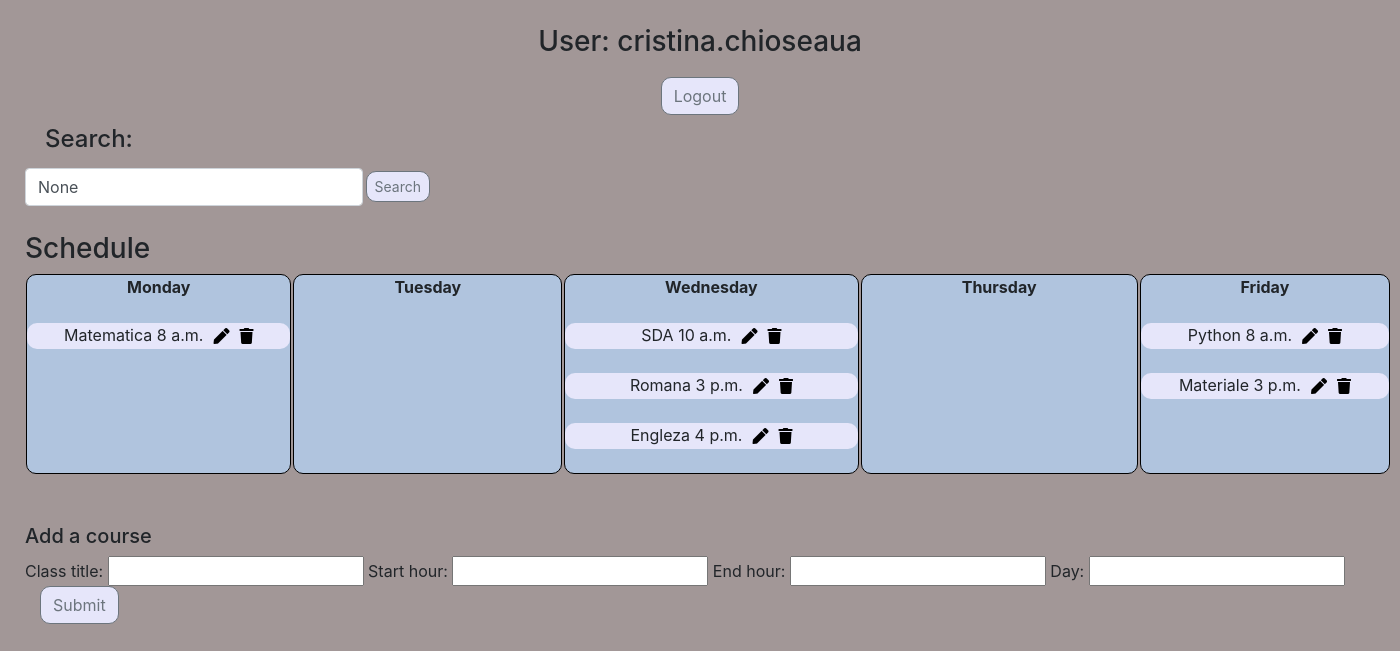
The app's page / (signed in) with its own data.
### courses/models.py (models this page shows, shortened)
class Course(models.Model):
    user = models.ForeignKey(User, on_delete=models.CASCADE, null=True, blank=True)
    title = models.CharField(max_length=200)
    start_hour = models.TimeField(null=True, blank=True)
    end_hour = models.TimeField(null=True, blank=True)
    day = models.CharField(max_length=200)
    created = models.DateTimeField(auto_now_add=True)
    class Meta:
        ordering = ['day', 'start_hour']

### courses/views.py (the view, shortened to what this page needs)
# urls.py: path('', views.index, name="courses"),
@login_required
def index(request):
    courses = Course.objects.filter(user=request.user)
    filtered_courses = None
    search_input = request.GET.get('search-text')
    form = CourseForm()
    if request.method == 'GET':
        if search_input:
            filtered_courses = courses.filter(title__contains=search_input)
    days = ['Monday', 'Tuesday', 'Wednesday', 'Thursday', 'Friday']
    context = {'courses': courses, 'form': form, 'days': days, 'filtered_courses': filtered_courses,
               'search_input': search_input}
    return render(request, 'courses/courses.html', context)

### courses/forms.py
class CourseForm(forms.ModelForm):
    class Meta:
        model = Course
        fields = '__all__'

### courses/templates/courses/courses.html (shortened to what this page needs)
{% load static %}
<link rel="stylesheet" href="{% static 'css/bootstrap.min.css' %}">
<link rel="stylesheet" href="{% static 'css/bootstrap.css' %}">
{% load fontawesome_5 %}
{% fontawesome_5_static %}
<body style="background-color: #a29797">
    <div style="margin: 25px">
        <div style="display: flex; flex-direction: column; align-items: center">
            {%  if request.user.is_authenticated %}
                <h3>User: {{ request.user }}</h3>
                <a href="{% url 'logout' %}" class="btn btn-outline-secondary" style="background-color: lavender; border-radius: 10px; margin: 10px 0">Logout</a>
            {% else %}
                <a href="{% url 'login' %}" class="btn btn-outline-secondary" style="background-color: lavender; border-radius: 10px; margin: 10px 0">Login</a>
            {%  endif %}
        </div>
        <form method="GET" style="margin-bottom: unset">
            <h4 style="margin-left: 20px">Search:</h4>
            <div style="display: flex; align-items: center">
                <input type="text" class="form-control .bg-light col-sm-3" name="search-text" value={{ search_input }}>
                <input type="submit" value="Search" class="btn btn-outline-secondary btn-sm" style="background-color: lavender; border-radius: 10px; margin: 10px 3px;">
            </div>
        </form>
        <h3>Schedule</h3>
        <div style="display: flex">
        {%  for day in days %}
            <div style="display: flex; flex-direction: column; border: 1px solid black; background-color: lightsteelblue; border-radius: 10px; margin: 0 1px;">
            <b style="margin: 0 100px">{{ day }}</b>
            <br>
                {% for course in courses %}
                    {% if course.day == day %}
                        <div style="display: flex; justify-content: center; background-color: lavender; border-radius: 10px; ">
                            <p style="margin: 0 5px">{{ course.title }} {{ course.start_hour }}</p>
                            <a href="{%  url 'update_course' course.id %}">
                                <i class="fas fa-pen" style="color:black; margin: 5px 5px;"></i>
                            </a>
                            <a href="{%  url 'delete_course' course.id %}">
                                <i class="fas fa-trash" style="color:black; margin: 5px 5px;"></i>
                            </a>
                        </div>
                        <br>
                    {% endif %}
                {% endfor %}
            </div>
        {% endfor %}
        </div>
        <h5 style="margin-top: 50px">Add a course</h5>
        <form method="POST">
            Class title:
            {{ form.title }}
            Start hour:
            {{ form.start_hour }}
            End hour:
            {{ form.end_hour }}
            Day:
            {{ form.day }}
            <input type="submit" name="Create course" class="btn btn-outline-secondary" style="border-radius: 10px; margin-left: 15px; background-color: lavender">
        </form>
    </div>
</body>

### records on screen
Course: title "Matematica", start_hour "8 a.m."
Course: title "SDA", start_hour "10 a.m."
Course: title "Romana", start_hour "3 p.m."
Course: title "Engleza", start_hour "4 p.m."
Course: title "Python", start_hour "8 a.m."
Course: title "Materiale", start_hour "3 p.m."

### other values on screen
{{ request.user }} "cristina.chioseaua"
{{ day }} "Monday" "Tuesday" "Wednesday" "Thursday" "Friday"
